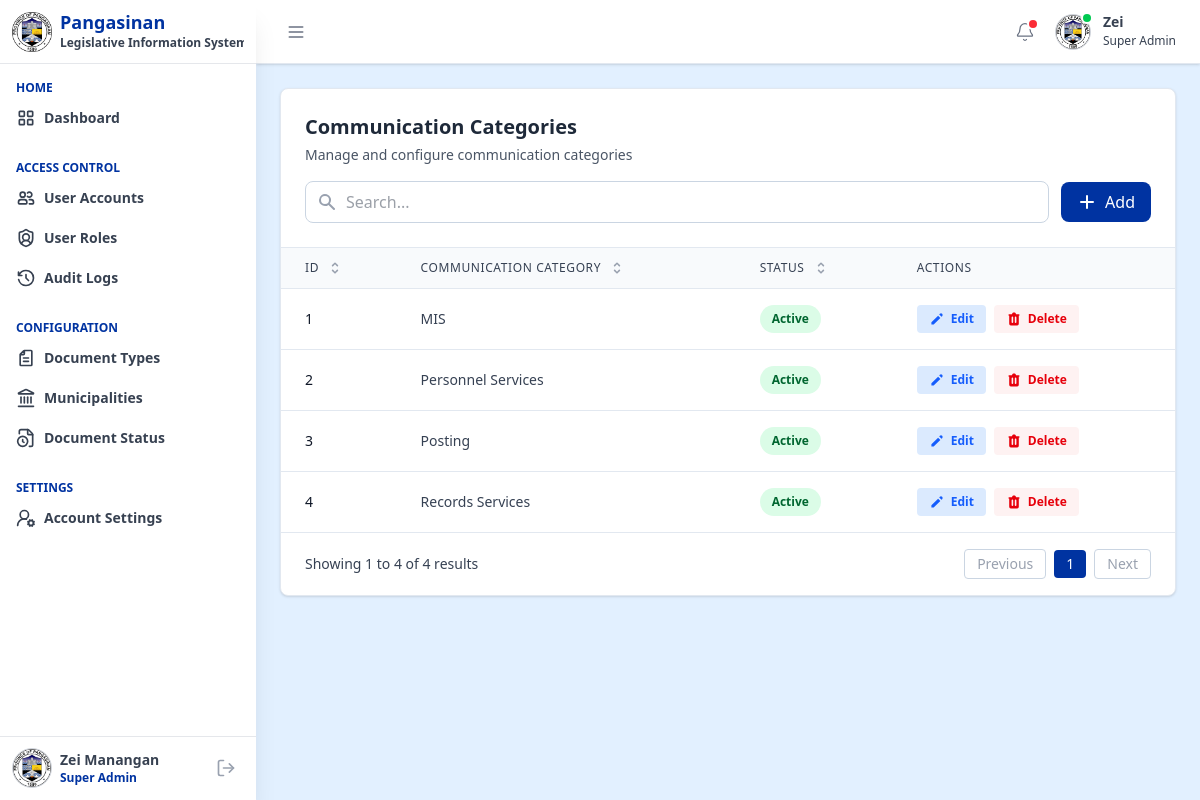
Screenshot of /pages/admin/communication_categories.php (signed in) with the database file from the repository.
### tables this page shows
CREATE TABLE `communication_categories` (
  `communication_category_id` int NOT NULL,
  `communication_category_name` varchar(255) NOT NULL,
  `status` enum('active','inactive') DEFAULT 'active',
  `is_deleted` tinyint(1) DEFAULT '0',
  `created_at` datetime DEFAULT CURRENT_TIMESTAMP,
  `updated_at` datetime DEFAULT CURRENT_TIMESTAMP ON UPDATE CURRENT_TIMESTAMP,
  `created_by` int DEFAULT NULL,
  `updated_by` int DEFAULT NULL
);

### includes/fetch_communication_categories_data.php (called while the page is built, shortened)
<?php
require_once 'db.php';
function getAllCommunicationCategories() {
    global $pdo;
    try {
        $query = "
            SELECT
                communication_category_id,
                communication_category_name,
                status,
                created_at,
                updated_at
            FROM communication_categories
            WHERE is_deleted = FALSE
            ORDER BY communication_category_id ASC
        ";
        $stmt = $pdo->prepare($query);
        $stmt->execute();
        return $stmt->fetchAll(PDO::FETCH_ASSOC);
    } catch (PDOException $e) {
        return ['error' => 'Database error: ' . $e->getMessage()];
    }
}
?>

### pages/admin/communication_categories.php (the view, shortened to what this page needs)
<?php
include '../../components/header.php';
include '../../includes/fetch_communication_categories_data.php';
$communicationCategories = getAllCommunicationCategories();
?>
<div class="">
    <?php include '../../components/sidebar.php'; ?>
    <div class="flex-1 md:ml-64 min-h-screen">
        <?php
        include '../../components/topbar.php';
        ?>
        <main class="p-3 sm:p-6">
            <div class="bg-white rounded-lg shadow-sm border border-slate-200">
                <div class="p-6 border-b border-slate-200">
                    <div class="flex flex-col gap-4">
                        <div>
                            <h2 class="text-xl font-bold text-gray-800">Communication Categories</h2>
                            <p class="text-sm text-gray-600 mt-1">Manage and configure communication categories</p>
                        </div>
                        <div class="flex items-center gap-3 w-full">
                            <div class="relative flex-1">
                                <div class="absolute inset-y-0 left-0 pl-3 flex items-center pointer-events-none">
                                    <svg class="h-5 w-5 text-gray-400" xmlns="http://www.w3.org/2000/svg"
                                        viewBox="0 0 20 20" fill="currentColor">
                                        <path fill-rule="evenodd"
                                            d="M8 4a4 4 0 100 8 4 4 0 000-8zM2 8a6 6 0 1110.89 3.476l4.817 4.817a1 1 0 01-1.414 1.414l-4.816-4.816A6 6 0 012 8z"
                                            clip-rule="evenodd" />
                                    </svg>
                                </div>
                                <input type="text" id="searchInput" placeholder="Search..."
                                    class="pl-10 pr-4 py-2 border border-slate-300 rounded-lg outline-none w-full focus:ring-2 focus:ring-[#0033A1] focus:border-transparent"
                                    onkeyup="filterTable()">
                            </div>
                            <button onclick="openModal('communication-category-add-modal')"
                                class="px-4 py-2 bg-[#0033A1] text-white rounded-lg hover:bg-blue-800 transition-colors duration-200 font-medium flex items-center gap-2 cursor-pointer whitespace-nowrap">
                                <svg class="h-5 w-5" xmlns="http://www.w3.org/2000/svg" viewBox="0 0 20 20"
                                    fill="currentColor">
                                    <path fill-rule="evenodd"
                                        d="M10 3a1 1 0 00-1 1v5H4a1 1 0 100 2h5v5a1 1 0 102 0v-5h5a1 1 0 100-2h-5V4a1 1 0 00-1-1z"
                                        clip-rule="evenodd" />
                                </svg>
                                Add
                            </button>
                        </div>
                    </div>
                </div>
                <div class="overflow-x-auto">
                    <table id="usersTable" class="min-w-full divide-y divide-slate-200">
                        <thead class="bg-slate-50">
                            <tr>
                                <th scope="col"
                                    class="px-3 sm:px-6 py-3 text-left text-xs font-medium text-gray-700 uppercase tracking-wider cursor-pointer"
                                    onclick="sortTable(0)">
                                    <div class="flex items-center gap-2">
                                        ID
                                    </div>
                                </th>
                                <th scope="col"
                                    class="px-3 sm:px-6 py-3 text-left text-xs font-medium text-gray-700 uppercase tracking-wider cursor-pointer"
                                    onclick="sortTable(1)">
                                    <div class="flex items-center gap-2">
                                        Communication Category
                                    </div>
                                </th>
                                <th scope="col"
                                    class="px-3 sm:px-6 py-3 text-left text-xs font-medium text-gray-700 uppercase tracking-wider cursor-pointer"
                                    onclick="sortTable(2)">
                                    <div class="flex items-center gap-2">
                                        Status
                                    </div>
                                </th>
                                <th scope="col"
                                    class="px-3 sm:px-6 py-3 text-left text-xs font-medium text-gray-700 uppercase tracking-wider">
                                    Actions
                                </th>
                            </tr>
                        </thead>
                        <tbody class="bg-white divide-y divide-slate-200" id="tableBody">
                            <?php if (isset($communicationCategories['error'])): ?>
                                <tr>
                                    <td colspan="4" class="px-6 py-8 text-center text-red-600">
                                        <?php echo htmlspecialchars($communicationCategories['error']); ?>
                                    </td>
                                </tr>
                            <?php elseif (empty($communicationCategories)): ?>
                            <?php else: ?>
                                <?php foreach ($communicationCategories as $communicationCategory): ?>
                                    <tr class="hover:bg-slate-50 transition-colors duration-150">
                                        <td class="px-3 sm:px-6 py-3 sm:py-4 whitespace-nowrap text-sm font-medium text-gray-900">
                                            <?php echo htmlspecialchars($communicationCategory['communication_category_id']); ?>
                                        </td>
                                        <td class="px-3 sm:px-6 py-3 sm:py-4 whitespace-nowrap text-sm text-gray-700">
                                            <?php echo htmlspecialchars($communicationCategory['communication_category_name']); ?>
                                        </td>
                                        <td class="px-3 sm:px-6 py-3 sm:py-4 whitespace-nowrap">
                                            <?php
                                            $statusClass = $communicationCategory['status'] === 'active'
                                                ? 'bg-green-100 text-green-800'
                                                : 'bg-gray-200 text-gray-800';
                                            ?>
                                            <span
                                                class="px-3 py-1 inline-flex text-xs leading-5 font-semibold rounded-full <?php echo $statusClass; ?>">
                                                <?php echo htmlspecialchars(ucfirst($communicationCategory['status'])); ?>
                                            </span>
                                        </td>
                                        <td class="px-3 sm:px-6 py-3 sm:py-4 whitespace-nowrap text-sm font-medium">
                                            <div class="flex items-center gap-2">
                                                <button onclick="editCommunicationCategory(<?php echo $communicationCategory['communication_category_id']; ?>)" class="inline-flex items-center gap-1.5 px-3 py-1.5 text-xs font-bold text-blue-600 bg-blue-100 hover:bg-blue-200 rounded transition duration-150 cursor-pointer">
                                                    <svg class="h-4 w-4" xmlns="http://www.w3.org/2000/svg" viewBox="0 0 20 20"
                                                        fill="currentColor">
                                                        <path
                                                            d="M13.586 3.586a2 2 0 112.828 2.828l-.793.793-2.828-2.828.793-.793zM11.379 5.793L3 14.172V17h2.828l8.38-8.379-2.83-2.828z" />
                                                    </svg>
                                                    Edit
                                                </button>
                                                <button
                                                    onclick="deleteCommunicationCategory(<?php echo $communicationCategory['communication_category_id']; ?>, '<?php echo htmlspecialchars($communicationCategory['communication_category_name']); ?>')"
                                                    class="inline-flex items-center gap-1.5 px-3 py-1.5 text-xs font-bold text-red-600 bg-red-50 hover:text-red-900 rounded transition duration-150 cursor-pointer">
                                                    Delete
                                                </button>
                                            </div>
                                        </td>
                                    </tr>
                                <?php endforeach; ?>
                            <?php endif; ?>
                        </tbody>
                    </table>
                </div>
                <div
                    class="px-4 sm:px-6 py-4 border-t border-slate-200 flex flex-col sm:flex-row items-center justify-between gap-4">
                    <div id="paginationInfo" class="text-sm text-gray-700">
                    </div>
                    <div id="paginationContainer" class="flex items-center space-x-2">
                    </div>
                </div>
            </div>
        </main>
    </div>
</div>
</body>
</html>

### components/sidebar.php (style rules this page uses)
@media (min-width: 768px) { .md\:ml-64 { transition: margin-left 0.3s ease; } }

### rows the page displays
communication_categories: communication_category_id "1", communication_category_name "MIS", status "Active"
communication_categories: communication_category_id "2", communication_category_name "Personnel Services", status "Active"
communication_categories: communication_category_id "3", communication_category_name "Posting", status "Active"
communication_categories: communication_category_id "4", communication_category_name "Records Services", status "Active"

### other values shown
$_SESSION['role_name'] "Super Admin"
$_SESSION['first_name'] "Zei"
